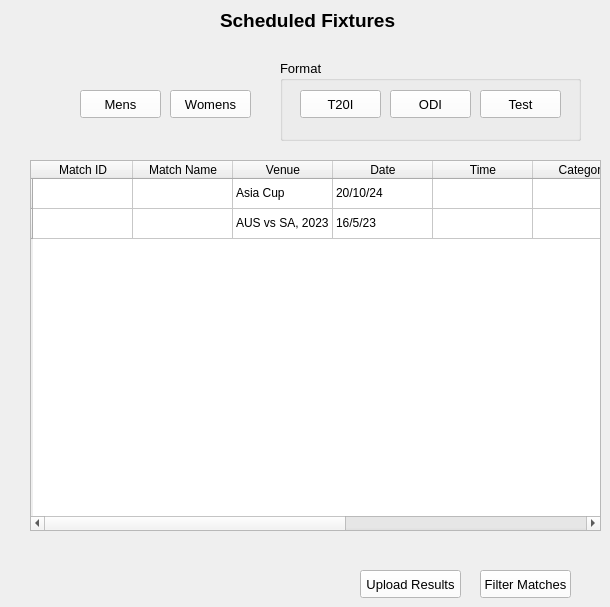
    <widget class="QWidget" name="Scheduled_Fixtures_Page">
     <widget class="QLabel" name="Scheduled_Fixtures_Page_Label">
      <property name="geometry">
       <rect>
        <x>220</x>
        <y>10</y>
        <width>191</width>
        <height>20</height>
       </rect>
      </property>
      <property name="font">
       <font>
        <pointsize>14</pointsize>
        <weight>75</weight>
        <bold>true</bold>
       </font>
      </property>
      <property name="text">
       <string>Scheduled Fixtures</string>
      </property>
     </widget>
     <widget class="QGroupBox" name="Players_Format_GroupBox_4">
      <property name="geometry">
       <rect>
        <x>280</x>
        <y>60</y>
        <width>301</width>
        <height>81</height>
       </rect>
      </property>
      <property name="font">
       <font>
        <pointsize>10</pointsize>
       </font>
      </property>
      <property name="title">
       <string>Format</string>
      </property>
      <widget class="QPushButton" name="Sch_Format_T20I_Button">
       <property name="geometry">
        <rect>
         <x>20</x>
         <y>30</y>
         <width>81</width>
         <height>28</height>
        </rect>
       </property>
       <property name="font">
        <font>
         <pointsize>10</pointsize>
        </font>
       </property>
       <property name="styleSheet">
        <string notr="true">/* Normal state */
QPushButton {
    background-color: #fff; /* Default background color */
}

/* Hover state */
QPushButton:hover {
    background-color: #ddf; /* Background color when hovered */
}
</string>
       </property>
       <property name="text">
        <string>T20I</string>
       </property>
      </widget>
      <widget class="QPushButton" name="Sch_Format_ODI_Button">
       <property name="geometry">
        <rect>
         <x>110</x>
         <y>30</y>
         <width>81</width>
         <height>28</height>
        </rect>
       </property>
       <property name="font">
        <font>
         <pointsize>10</pointsize>
        </font>
       </property>
       <property name="styleSheet">
        <string notr="true">/* Normal state */
QPushButton {
    background-color: #fff; /* Default background color */
}

/* Hover state */
QPushButton:hover {
    background-color: #ddf; /* Background color when hovered */
}
</string>
       </property>
       <property name="text">
        <string>ODI</string>
       </property>
      </widget>
      <widget class="QPushButton" name="Sch_Format_Test_Button">
       <property name="geometry">
        <rect>
         <x>200</x>
         <y>30</y>
         <width>81</width>
         <height>28</height>
        </rect>
       </property>
       <property name="font">
        <font>
         <pointsize>10</pointsize>
        </font>
       </property>
       <property name="styleSheet">
        <string notr="true">/* Normal state */
QPushButton {
    background-color: #fff; /* Default background color */
}

/* Hover state */
QPushButton:hover {
    background-color: #ddf; /* Background color when hovered */
}
</string>
       </property>
       <property name="text">
        <string>Test</string>
       </property>
      </widget>
     </widget>
     <widget class="QPushButton" name="Sch_Category_Mens_Button">
      <property name="geometry">
       <rect>
        <x>80</x>
        <y>90</y>
        <width>81</width>
        <height>28</height>
       </rect>
      </property>
      <property name="font">
       <font>
        <pointsize>10</pointsize>
       </font>
      </property>
      <property name="styleSheet">
       <string notr="true">/* Normal state */
QPushButton {
    background-color: #fff; /* Default background color */
}

/* Hover state */
QPushButton:hover {
    background-color: #ddf; /* Background color when hovered */
}
</string>
      </property>
      <property name="text">
       <string>Mens</string>
      </property>
     </widget>
     <widget class="QPushButton" name="Sch_Category_Womens_Button">
      <property name="geometry">
       <rect>
        <x>170</x>
        <y>90</y>
        <width>81</width>
        <height>28</height>
       </rect>
      </property>
      <property name="font">
       <font>
        <pointsize>10</pointsize>
       </font>
      </property>
      <property name="styleSheet">
       <string notr="true">/* Normal state */
QPushButton {
    background-color: #fff; /* Default background color */
}

/* Hover state */
QPushButton:hover {
    background-color: #ddf; /* Background color when hovered */
}
</string>
      </property>
      <property name="text">
       <string>Womens</string>
      </property>
     </widget>
     <widget class="QPushButton" name="Players_Format_T20I_Button_7">
      <property name="geometry">
       <rect>
        <x>480</x>
        <y>570</y>
        <width>91</width>
        <height>28</height>
       </rect>
      </property>
      <property name="font">
       <font>
        <pointsize>10</pointsize>
       </font>
      </property>
      <property name="styleSheet">
       <string notr="true">/* Normal state */
QPushButton {
    background-color: #fff; /* Default background color */
}

/* Hover state */
QPushButton:hover {
    background-color: #ddf; /* Background color when hovered */
}
</string>
      </property>
      <property name="text">
       <string>Filter Matches</string>
      </property>
     </widget>
     <widget class="QTableWidget" name="Scheduled_Fixtures_Table">
      <property name="enabled">
       <bool>true</bool>
      </property>
      <property name="geometry">
       <rect>
        <x>30</x>
        <y>160</y>
        <width>571</width>
        <height>371</height>
       </rect>
      </property>
      <property name="editTriggers">
       <set>QAbstractItemView::NoEditTriggers</set>
      </property>
      <row>
       <property name="text">
        <string/>
       </property>
      </row>
      <row>
       <property name="text">
        <string/>
       </property>
      </row>
      <column>
       <property name="text">
        <string>Match ID</string>
       </property>
      </column>
      <column>
       <property name="text">
        <string>Match Name</string>
       </property>
      </column>
      <column>
       <property name="text">
        <string>Venue</string>
       </property>
      </column>
      <column>
       <property name="text">
        <string>Date</string>
       </property>
      </column>
      <column>
       <property name="text">
        <string>Time</string>
       </property>
      </column>
      <column>
       <property name="text">
        <string>Category</string>
       </property>
      </column>
      <column>
       <property name="text">
        <string>Format</string>
       </property>
      </column>
      <column>
       <property name="text">
        <string>Team 1</string>
       </property>
      </column>
      <column>
       <property name="text">
        <string>Team 2</string>
       </property>
      </column>
      <item row="0" column="2">
       <property name="text">
        <string>Asia Cup</string>
       </property>
      </item>
      <item row="0" column="3">
       <property name="text">
        <string>20/10/24</string>
       </property>
      </item>
      <item row="0" column="7">
       <property name="text">
        <string>Bangladesh</string>
       </property>
      </item>
      <item row="0" column="8">
       <property name="text">
        <string>India</string>
       </property>
      </item>
      <item row="1" column="2">
       <property name="text">
        <string>AUS vs SA, 2023</string>
       </property>
      </item>
      <item row="1" column="3">
       <property name="text">
        <string>16/5/23</string>
       </property>
      </item>
      <item row="1" column="7">
       <property name="text">
        <string>Australia</string>
       </property>
      </item>
      <item row="1" column="8">
       <property name="text">
        <string>South Africa</string>
       </property>
      </item>
     </widget>
     <widget class="QPushButton" name="Scheduled_Matches_Upload_Button">
      <property name="geometry">
       <rect>
        <x>360</x>
        <y>570</y>
        <width>101</width>
        <height>28</height>
       </rect>
      </property>
      <property name="font">
       <font>
        <pointsize>10</pointsize>
       </font>
      </property>
      <property name="styleSheet">
       <string notr="true">/* Normal state */
QPushButton {
    background-color: #fff; /* Default background color */
}

/* Hover state */
QPushButton:hover {
    background-color: #ddf; /* Background color when hovered */
}
</string>
      </property>
      <property name="text">
       <string>Upload Results</string>
      </property>
     </widget>
    </widget>
